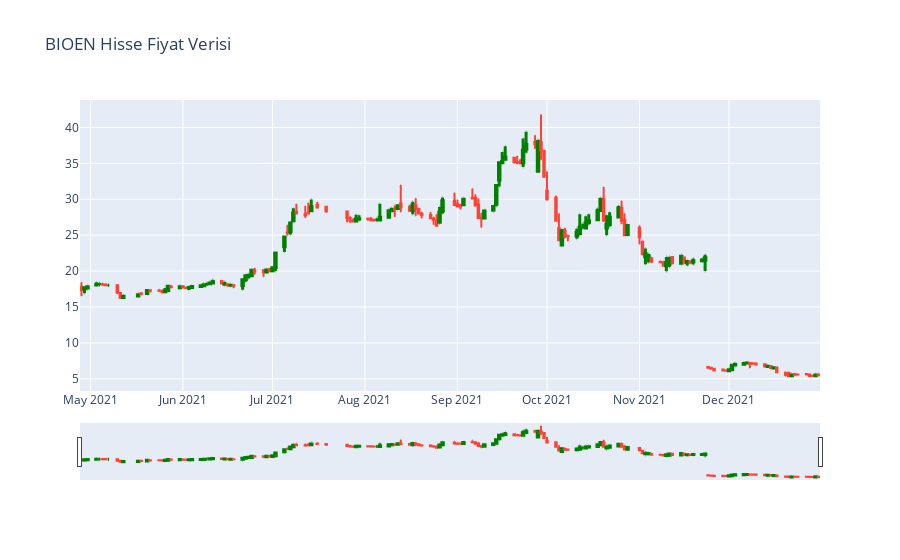

The notebook cell saved with this chart:
### Code cell
data_temp = df.loc[:,:]
trace = go.Candlestick(x = df['TRADE DATE'],                       
                       open = df['OPENING PRICE'],                       
                       high = df['HIGHEST PRICE'],                       
                       low = df['LOWEST PRICE'],                       
                       close = df['CLOSING SESSION PRICE'],  
                      increasing = dict(fillcolor = 'greenyellow', 
                                         line = dict(color = 'green', 
                                                     width = 3
                                                    )),
                       decreasing = dict(fillcolor = 'lightcoral'),                       
                       whiskerwidth = 0.2)
data_figure_2 = [trace]
layout = dict(title = 'BIOEN Hisse Fiyat Verisi ')
fig = dict(data=data_figure_2, 
           layout=layout)
offline.iplot(fig)

### Figure 1 — Plotly figure (JSON) as saved in the notebook; plotly's stock layout.template omitted (floating-point values rounded to 4 significant figures; data arrays with more than 128 entries replaced by an {"elided": "..."} marker saying what was removed)
{"data": [{"close": {"elided": "168 float values"}, "decreasing": {"fillcolor": "lightcoral"}, "high": {"elided": "168 float values"}, "increasing": {"fillcolor": "greenyellow", "line": {"color": "green", "width": 3}}, "low": {"elided": "168 float values"}, "open": {"elided": "168 float values"}, "type": "candlestick", "whiskerwidth": 0.2, "x": {"elided": "168 str values"}}], "layout": {"title": {"text": "BIOEN Hisse Fiyat Verisi "}}}
